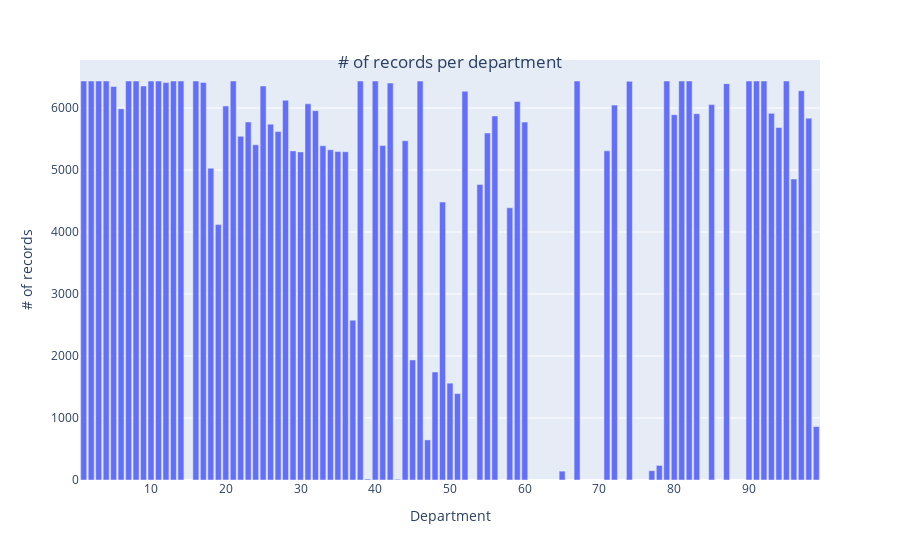

Write notebook code for a chart like this one.
### Markdown cell above
We can see that all the stores are well represented within our data

### Code cell
fig = px.bar(df, x = df.Dept.value_counts().index,y = df.Dept.value_counts().values,
            labels={
                     "x": "Department",
                     "y": "# of records"
                 })

fig.update_layout(title={'text' : "# of records per department",
                         'y':0.9,
                         'x':0.5,
                         'xanchor' : 'center',
                         'yanchor' : 'top'})
fig.show()

### Figure 1 — Plotly figure (JSON) as saved in the notebook; plotly's stock layout.template omitted (floating-point values rounded to 4 significant figures)
{"data": [{"alignmentgroup": "True", "hovertemplate": "Department=%{x}<br># of records=%{y}<extra></extra>", "legendgroup": "", "marker": {"color": "#636efa", "pattern": {"shape": ""}}, "name": "", "offsetgroup": "", "orientation": "v", "showlegend": false, "textposition": "auto", "type": "bar", "x": [1, 16, 92, 38, 40, 2, 82, 46, 95, 81, 79, 21, 90, 91, 14, 4, 13, 3, 10, 8, 7, 67, 11, 74, 17, 12, 42, 87, 25, 9, 5, 97, 52, 28, 59, 31, 85, 72, 20, 6, 32, 93, 83, 80, 56, 98, 23, 60, 26, 94, 27, 55, 22, 44, 24, 41, 33, 34, 71, 29, 35, 36, 30, 18, 96, 54, 49, 58, 19, 37, 45, 48, 50, 51, 99, 47, 78, 77, 65, 39, 43], "xaxis": "x", "y": [6435, 6435, 6435, 6435, 6435, 6435, 6435, 6435, 6435, 6435, 6435, 6435, 6435, 6435, 6435, 6435, 6435, 6435, 6435, 6435, 6435, 6435, 6434, 6430, 6412, 6409, 6401, 6391, 6354, 6354, 6347, 6278, 6268, 6124, 6106, 6067, 6055, 6046, 6032, 5986, 5956, 5913, 5908, 5891, 5872, 5836, 5774, 5772, 5739, 5685, 5619, 5596, 5543, 5471, 5406, 5393, 5390, 5326, 5309, 5308, 5297, 5295, 5291, 5029, 4854, 4767, 4482, 4390, 4119, 2577, 1936, 1742, 1562, 1394, 862, 646, 235, 150, 143, 16, 12], "yaxis": "y"}], "layout": {"autosize": true, "barmode": "relative", "legend": {"tracegroupgap": 0}, "margin": {"t": 60}, "title": {"text": "# of records per department", "x": 0.5, "xanchor": "center", "y": 0.9, "yanchor": "top"}, "xaxis": {"anchor": "y", "autorange": true, "domain": [0, 1], "range": [0.5, 99.5], "title": {"text": "Department"}, "type": "linear"}, "yaxis": {"anchor": "x", "autorange": true, "domain": [0, 1], "range": [0, 6774.0], "title": {"text": "# of records"}, "type": "linear"}}}
